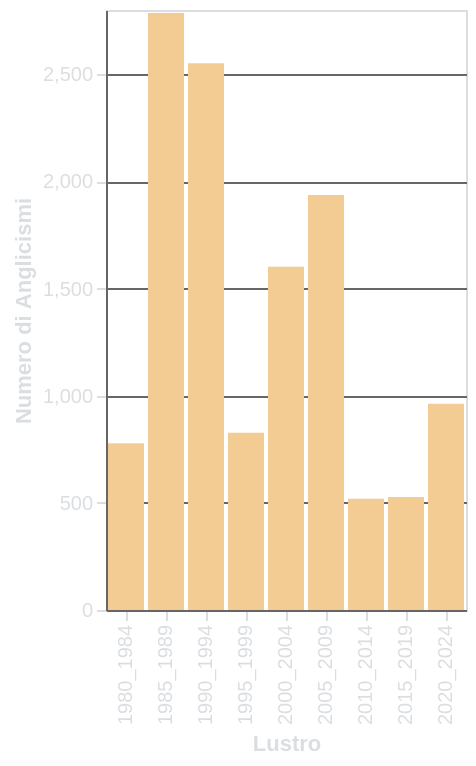

Vega-Lite specification for this chart:
### Vega-Lite specification from a JSON file in a GitHub repository (floating-point values rounded to 4 significant figures)
{"$schema": "https://vega.github.io/schema/vega-lite/v5.17.0.json", "config": {"axis": {"domainColor": "#666666", "gridColor": "#666666", "labelColor": "#DBDEE1", "tickColor": "#DBDEE1", "titleColor": "#DBDEE1"}, "background": "transparent", "legend": {"labelColor": "#DBDEE1", "titleColor": "#DBDEE1"}, "title": {"color": "#DBDEE1", "fontSize": 16}}, "data": {"name": "data-db59d7e25659fe9d182e03b8d659760f"}, "datasets": {"data-db59d7e25659fe9d182e03b8d659760f": [{"Class": "1980_1984", "Word Count": 778}, {"Class": "1985_1989", "Word Count": 2786}, {"Class": "1990_1994", "Word Count": 2551}, {"Class": "1995_1999", "Word Count": 827}, {"Class": "2000_2004", "Word Count": 1602}, {"Class": "2005_2009", "Word Count": 1937}, {"Class": "2010_2014", "Word Count": 519}, {"Class": "2015_2019", "Word Count": 527}, {"Class": "2020_2024", "Word Count": 963}]}, "encoding": {"color": {"value": "#F3CC94"}, "x": {"field": "Class", "title": "Lustro", "type": "nominal"}, "y": {"field": "Word Count", "title": "Numero di Anglicismi", "type": "quantitative"}}, "height": 300, "mark": {"type": "bar"}, "width": "container"}
